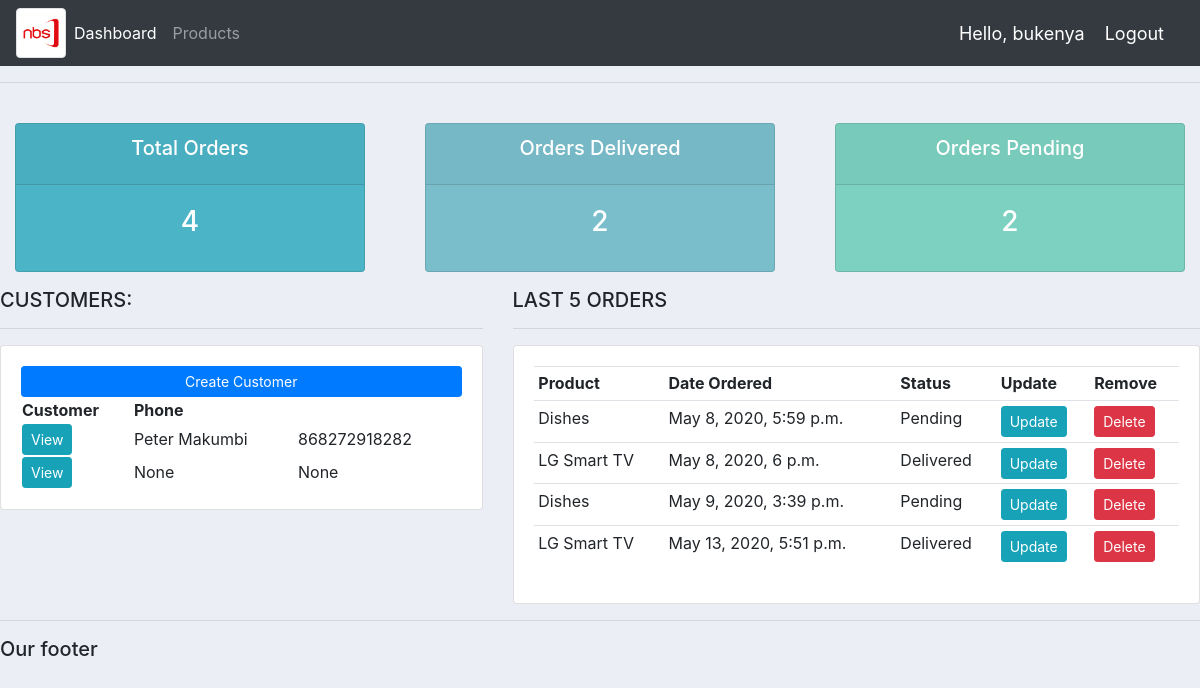
The app's page / (signed in), older data.
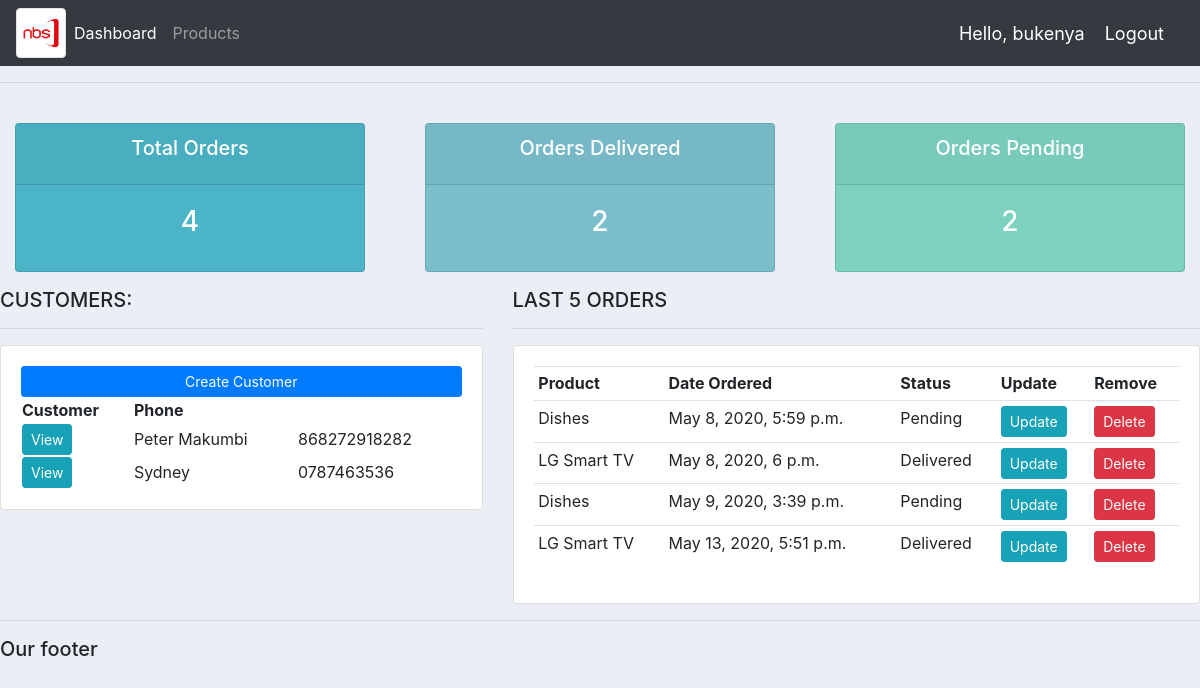
The same page, newer data.
### accounts/models.py (models this page shows, shortened)
class Customer(models.Model):
	user = models.OneToOneField(User, null=True,blank=True,on_delete=models.CASCADE)
	name = models.CharField(max_length=200,null=True)
	phone = models.CharField(max_length=200,null=True)
	email = models.CharField(max_length=200,null=True)
	profile_pic = models.ImageField(default="profile_image.png",null=True,blank=True)
	date_created = models.DateTimeField(auto_now_add=True,null=True)

class Order(models.Model):
	STATUS = (
			('Pending','Pending'),
			('Out for delivery','Out for delivery'),
			('Delivered','Delivered'),
		)
	customer = models.ForeignKey(Customer, null=True,on_delete=models.SET_NULL)
	product = models.ForeignKey(Product, null=True,on_delete=models.SET_NULL)
	date_created = models.DateTimeField(auto_now_add=True,null=True)
	status = models.CharField(max_length=200,null=True,choices=STATUS)
	note = models.CharField(max_length=1000,null=True)

class Product(models.Model):
	CATEGORY = (
			('Indoor','Indoor'),
			('Out Door','Out Door'),
		)
	name = models.CharField(max_length=200,null=True)
	price = models.FloatField(null=True)
	category = models.CharField(max_length=200,null=True, choices=CATEGORY)
	description = models.CharField(max_length=200,null=True,blank=True)
	date_created = models.DateTimeField(auto_now_add=True,null=True)
	tags = models.ManyToManyField(Tag)
	def __str__(self):
		return self.name

### accounts/decorators.py (the view)
	def wrapper_function(request, *args, **kwargs):
		group = None
		if request.user.groups.exists():
			group = request.user.groups.all()[0].name
		if group == 'customer':
			return redirect('user-page')
		if group == 'admin':
			return view_func(request,*args, **kwargs)

### accounts/views.py (called while the page is built)
@login_required(login_url='login')
@admin_only
def home(request):
	orders = Order.objects.all()
	customers = Customer.objects.all()
	total_customers = customers.count()
	total_orders = orders.count()
	delivered = orders.filter(status='Delivered').count()
	pending = orders.filter(status='Pending').count()
	context = {'orders':orders,'customers':customers,
	'total_orders':total_orders,
	'delivered':delivered,
	'pending':pending}
	return render(request,'accounts/dashboard.html',context)

### accounts/templates/accounts/dashboard.html
{% extends 'base.html' %}
{% block content %}
{% include 'accounts/status.html' %}
	<div class="row">
		<div class="col-md-5">
			<h5>CUSTOMERS:</h5>
			<hr>
			<div class="card card-body">
				<a class="btn btn-primary btn-sm btn-block" href="">Create Customer</a>
				<table>
					<tr>
						<th>Customer</th>
						<th>Phone</th>
					</tr>
					{% for customer in customers %}
						<tr>
							<td><a class="btn btn-sm btn-info" href="{% url 'customer' customer.id %}">View</a></td>
							<td>{{customer.name}}</td>
							<td>{{customer.phone}}</td>
						</tr>
					{% endfor %}
				</table>
			</div>
		</div>
		<div class="col-md-7">
			<h5>LAST 5 ORDERS</h5>
			<hr>
			<div class="card card-body">
				<table class="table table-sm">
					<tr>
						<th>Product</th>
						<th>Date Ordered</th>
						<th>Status</th>
						<th>Update</th>
						<th>Remove</th>
					</tr>
					{% for order in orders %}
						<tr>
							<td>{{order.product}}</td>
							<td>{{order.date_created}}</td>
							<td>{{order.status}}</td>
							<td><a class="btn btn-sm btn-info" href="{% url 'update_order' order.id %}" >Update</a></td>
							<td><a class="btn btn-sm btn-danger" href="{% url 'delete_order' order.id %}">Delete</a></td>
						</tr>
					{% endfor %}
				</table>
			</div>
		</div>
	</div>
{% endblock %}

### accounts/templates/base.html (shortened to what this page needs)
{% load static %}
<!DOCTYPE html>
<html>
<head>
	<link rel="stylesheet" href="https://stackpath.bootstrapcdn.com/bootstrap/4.3.1/css/bootstrap.min.css">
	<link rel="stylesheet" type="text/css" href="{% static '/css/main.css' %}">
</head>
<body>
	{% include 'accounts/navbar.html' %}
	<hr>
	{% block content %}
	{% endblock %}
	<hr>
	<h5>Our footer</h5>
</body>
</html>

### accounts/templates/accounts/navbar.html (shortened to what this page needs)
{% load static %}
<nav class="navbar navbar-expand-lg navbar-dark bg-dark">
  <img class="img-fluid img-thumbnail rounded mx-auto d-block" height="60px" width="50px"  alt="Responsive image" src="{% static 'images/nbs_logo.png'%}">
  <div class="collapse navbar-collapse" id="navbarNavAltMarkup">
    <div class="navbar-nav">
      {% if request.user.is_staff %}
      <a class="nav-item nav-link active" href="{% url 'home' %}">Dashboard</a>
      <a class="nav-item nav-link" href="{% url 'products' %}">Products</a>
      {% else %}
        <a class="nav-item nav-link" href="{% url 'account' %}">Settings</a>
      {% endif %}
    </div>
  </div>
  <span class="hello-msg">Hello, {{request.user}}</span>
  <span><a class="hello-msg" href="{% url 'logout' %}">Logout</a></span>
</nav>

### accounts/templates/accounts/status.html
<br>
<div class="row">
	<div class="col">
		<div class="col-md">
			<div class="card text-center text-white mb-3" id="total-orders">
					<div class="card-header">
						<h5 class="card-title">Total Orders</h5>
					</div>
					<div class="card-body">
						<h3 class="card-title">{{total_orders}}</h3>
					</div>
			</div>
		</div>
	</div>
	<div class="col">
		<div class="col-md">
			<div class="card text-center text-white mb-3" id="orders-delivered">
				<div class="card-header">
					<h5 class="card-title">Orders Delivered</h5>
				</div>
				<div class="card-body">
					<h3 class="card-title">{{delivered}}</h3>
				</div>
			</div>
		</div>
	</div>
	<div class="col">
		<div class="col-md">
			<div class="card text-center text-white mb-3" id="orders-pending">
				<div class="card-header">
					<h5 class="card-title">Orders Pending</h5>
				</div>
				<div class="card-body">
					<h3 class="card-title">{{pending}}</h3>
				</div>
			</div>
		</div>
	</div>
</div>

### static/css/main.css (style rules this page uses)
body { background-color: #ebeff5; }
#total-orders { background-color: #4cb4c7; }
#orders-delivered { background-color: #7abecc; }
#orders-pending { background-color: #7CD1C0; }

### accounts/templates/accounts/navbar.html (style rules this page uses)
.hello-msg { font-size: 18px; color: #fff; margin-right: 20px; }

Row changes from the older to the newer data that the page shows:
removed Customer: name "None", phone "None"
added Customer: name "Sydney", phone "0787463536"
